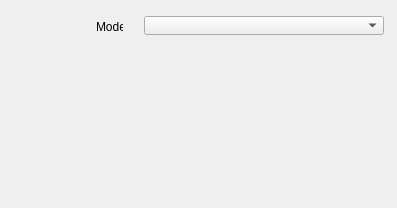
<?xml version="1.0" encoding="UTF-8"?>
<ui version="4.0">
  <class>MDIMyTextureFlagsEdit</class>
  <widget class="QWidget" name="MDIMyTextureFlagsEdit">
    <property name="geometry">
      <rect>
        <x>0</x>
        <y>0</y>
        <width>397</width>
        <height>208</height>
      </rect>
    </property>
    <property name="windowTitle">
      <string>MDIMyTextureFlagsEdit</string>
    </property>
    <widget class="QLabel" name="Label1">
      <property name="geometry">
        <rect>
          <x>96</x>
          <y>20</y>
          <width>27</width>
          <height>13</height>
        </rect>
      </property>
      <property name="windowTitle">
        <string>Mode</string>
      </property>
      <property name="text">
        <string>Mode</string>
      </property>
    </widget>
    <widget class="QFrame" name="Shift">
      <property name="geometry">
        <rect>
          <x>8</x>
          <y>155</y>
          <width>385</width>
          <height>43</height>
        </rect>
      </property>
      <property name="windowTitle">
        <string>Shift</string>
      </property>
      <property name="frameShape">
        <enum>QFrame::NoFrame</enum>
      </property>
    </widget>
    <widget class="QFrame" name="Scale">
      <property name="geometry">
        <rect>
          <x>8</x>
          <y>103</y>
          <width>385</width>
          <height>43</height>
        </rect>
      </property>
      <property name="windowTitle">
        <string>Scale</string>
      </property>
      <property name="frameShape">
        <enum>QFrame::NoFrame</enum>
      </property>
    </widget>
    <widget class="QFrame" name="Param">
      <property name="geometry">
        <rect>
          <x>8</x>
          <y>51</y>
          <width>385</width>
          <height>43</height>
        </rect>
      </property>
      <property name="windowTitle">
        <string>Param</string>
      </property>
      <property name="frameShape">
        <enum>QFrame::NoFrame</enum>
      </property>
    </widget>
    <widget class="QComboBox" name="CBE">
      <property name="geometry">
        <rect>
          <x>144</x>
          <y>16</y>
          <width>240</width>
          <height>19</height>
        </rect>
      </property>
    </widget>
  </widget>
  <resources/>
  <connections/>
</ui>
